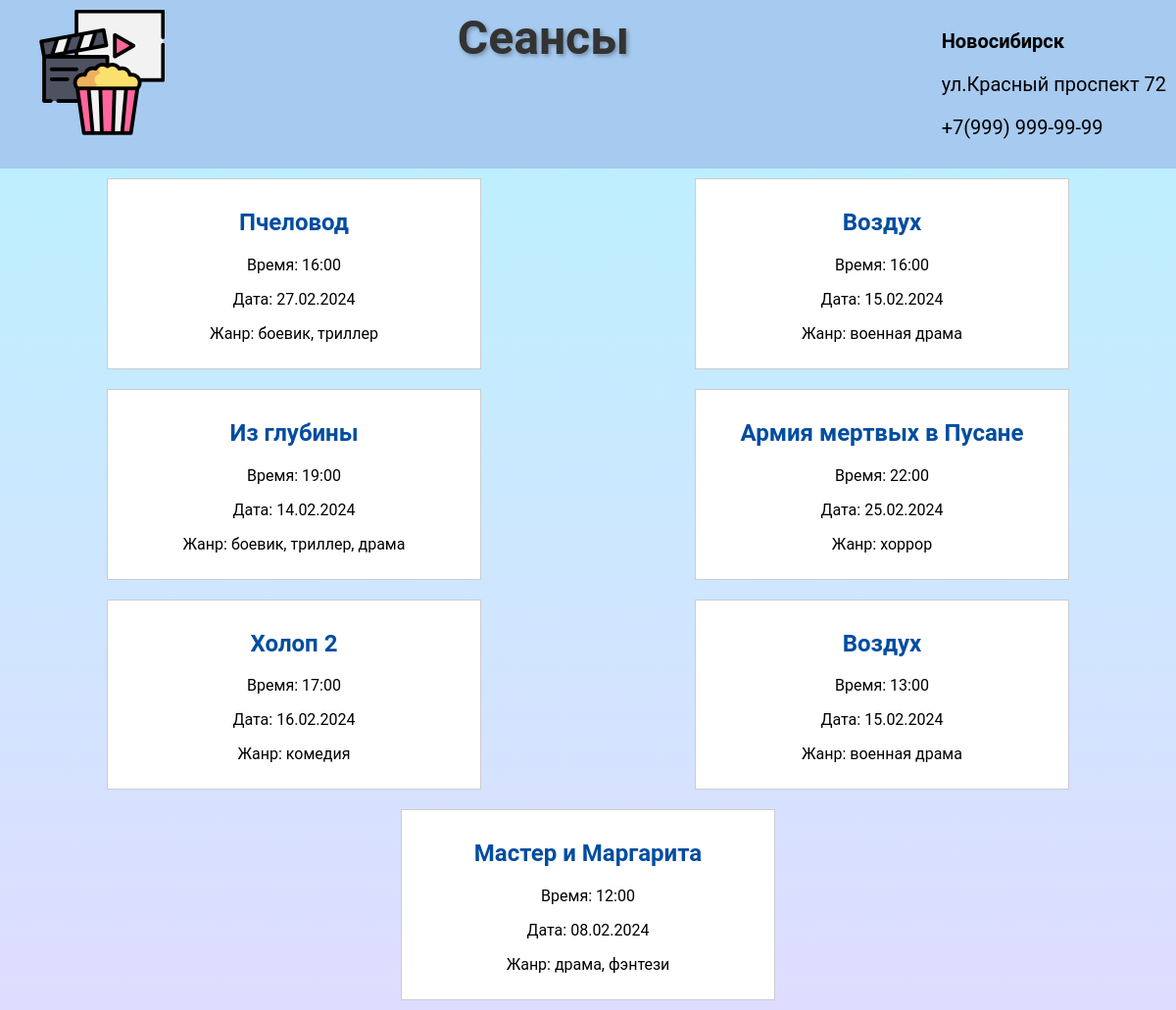
Before: /screenings/ with the older database file.
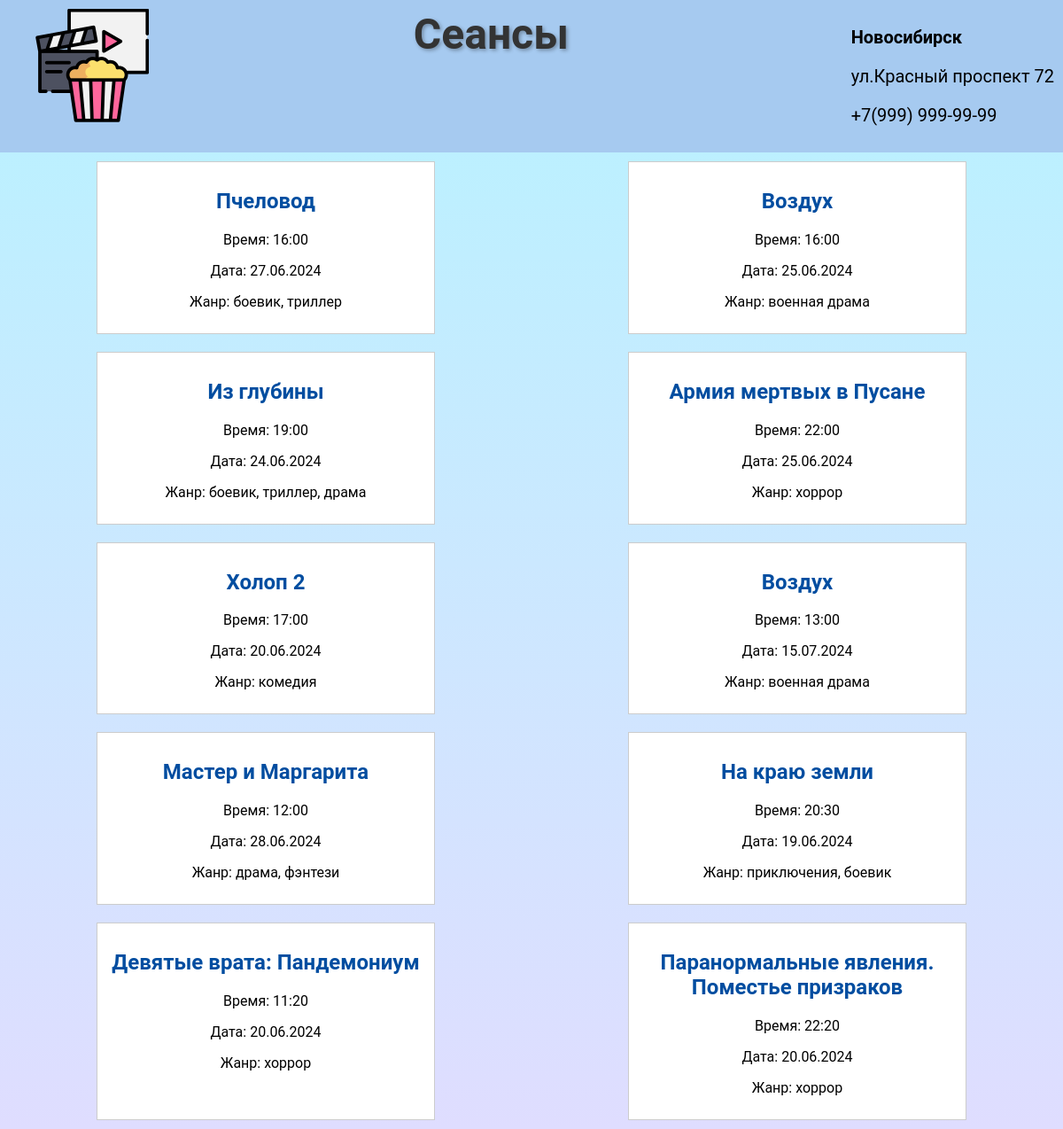
After: the same page with the newer database file.
### films/models.py (models this page shows, shortened)
class Screening(models.Model):
    screening_id = models.AutoField(primary_key=True)
    movie = models.ForeignKey(Movie, on_delete=models.CASCADE, verbose_name="Фильм")
    start_time = models.DateTimeField("Время начала")
    duration = models.DurationField("Длительность")
    room = models.ForeignKey(Room, on_delete=models.CASCADE, default=1, verbose_name="Зал")

class Movie(models.Model):
    movie_id = models.AutoField(primary_key=True)
    title = models.CharField("Название", max_length=255)
    genre = models.CharField("Жанр", max_length=100)
    release_date = models.DateField("Дата выхода")
    director = models.CharField("Режиссер", max_length=255)
    description = models.TextField("Описание")
    duration = models.DurationField("Длительность")
    actors = models.ManyToManyField(Actor, verbose_name="Актеры")
    poster = models.ImageField("Постер", upload_to='movie_posters/', null=True, blank=True)

### films/views.py (the view)
# urls.py: path('screenings/', views.screenings_view, name='screenings'),
def screenings_view(request):
    screenings = Screening.objects.all()
    return render(request, 'movies/screenings_list.html', {'screenings': screenings})

### films/templates/movies/screenings_list.html (shortened to what this page needs)
<!DOCTYPE html>
<html lang="en">
<head>
    {% load static %}
    <link rel="stylesheet" type="text/css" href="{% static 'css/styles.css' %}">
</head>
<body>
<div class="top-container">
        <a href="{% url 'movie_list' %}">
            <img src="{% static 'images/logo.png' %}" alt="Кинотеатр Лого">
        </a>
    <h1>Сеансы</h1>
         <div class="contact-info">
            <p><strong>Новосибирск</strong></p>
            <p>ул.Красный проспект 72</p>
            <p>+7(999) 999-99-99</p>
        </div>
    </div>
<div class="screening-container">
    {% for screening in screenings %}
        <div class="screening">
            <a href="{% url 'seat_map' movie_id=screening.movie_id %}">
                <h2>{{ screening.movie.title }}</h2>
            </a>
            <p>Время: {{ screening.start_time|date:'H:i' }}</p>
            <p>Дата: {{ screening.start_time|date:'d.m.Y' }}</p>
            <p>Жанр: {{ screening.movie.genre }}</p>
        </div>
    {% endfor %}
</div>
</body>
</html>

### static/css/styles.css (style rules this page uses)
body { font-family: 'Roboto', sans-serif; background-image: linear-gradient(to top, #dfddff 0%, #b7f3ff 100%); margin: 0; padding: 0; }
h1 { color: #333; }
h2 { color: #004da0; }
p { color: #000; }

### films/templates/movies/screenings_list.html (style rules this page uses)
body { font-family: 'Roboto', sans-serif; background-color: #f5f5f5; margin: 0; padding: 0; }
h1 { font-size: 48px; text-align: center; color: #333; text-shadow: 2px 2px 4px rgba(0,0,0,0.3); }
.screening-container { display: flex; flex-wrap: wrap; justify-content: space-around; }
.screening { width: 30%; margin: 10px; padding: 10px; border: 1px solid #ccc; text-align: center; background-color: #fff; }
.screening a { text-decoration: none; }
.top-container { background-color: #a6caf0; color: white; padding: 10px; display: flex; justify-content: space-between; }
.top-container img { margin-left: 30px; }
.contact-info { font-size: 20px; margin-left: 20px; }
h1 { margin: 0; }

Changed rows visible on the page:
changed Screening "Пчеловод": start_time "27.02.2024" → "27.06.2024"
changed Screening (number 2 of 10 on the later page): start_time "15.02.2024" → "25.06.2024"
changed Screening "Из глубины": start_time "14.02.2024" → "24.06.2024"
changed Screening "Армия мертвых в Пусане": start_time "25.02.2024" → "25.06.2024"
changed Screening "Холоп 2": start_time "16.02.2024" → "20.06.2024"
changed Screening (number 6 of 10 on the later page): start_time "15.02.2024" → "15.07.2024"
changed Screening "Мастер и Маргарита": start_time "08.02.2024" → "28.06.2024"
added Screening: movie "На краю земли", start_time "20:30", start_time "19.06.2024", movie.genre "приключения, боевик"
added Screening: movie "Девятые врата: Пандемониум", start_time "11:20", start_time "20.06.2024", movie.genre "хоррор"
added Screening: movie "Паранормальные явления. Поместье призраков", start_time "22:20", start_time "20.06.2024", movie.genre "хоррор"
